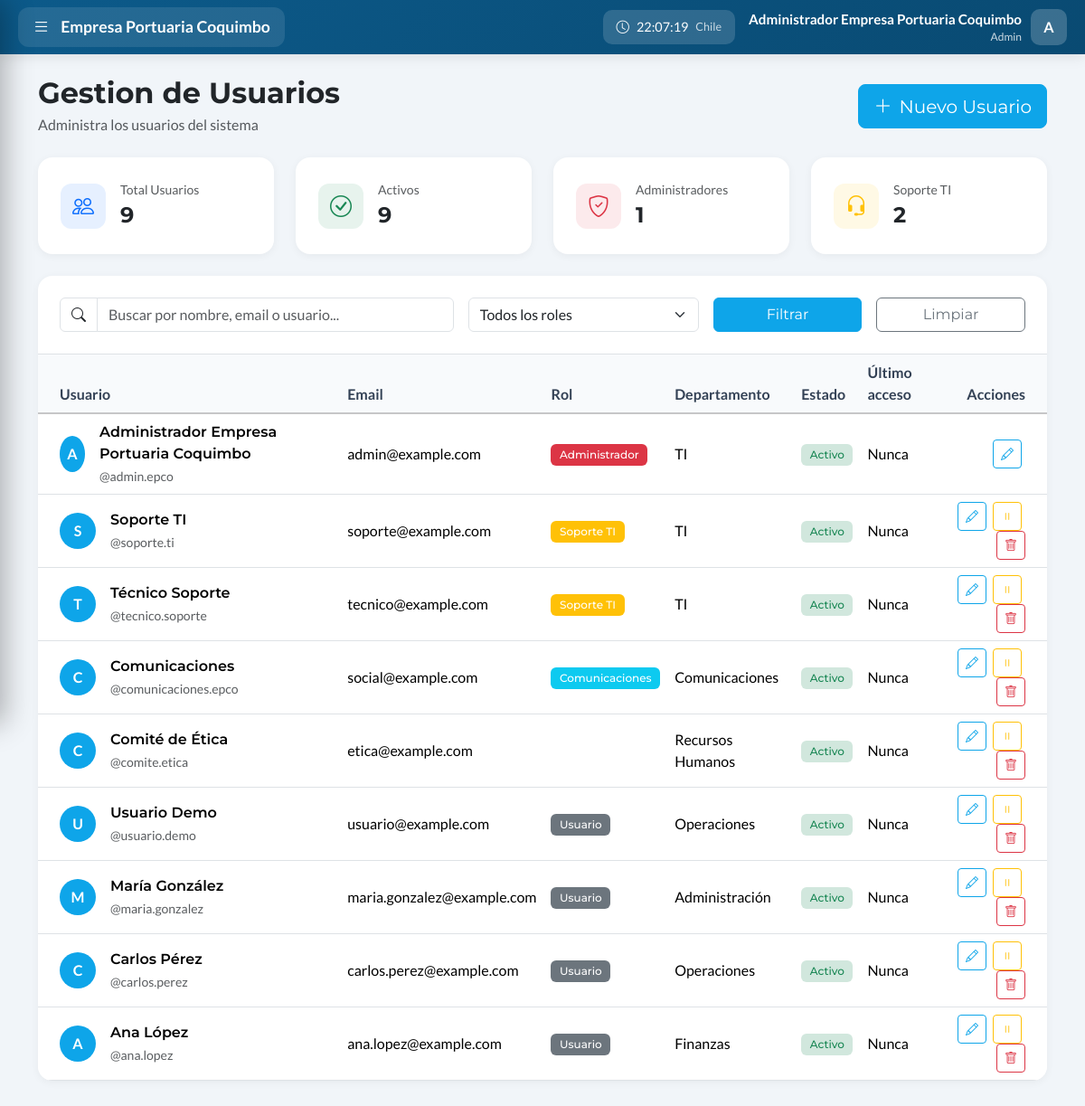
/admin_usuarios.php (signed in), run on the app's committed database.
### tables this page shows
CREATE TABLE IF NOT EXISTS users (
    id INT AUTO_INCREMENT PRIMARY KEY,
    name VARCHAR(100) NOT NULL,
    username VARCHAR(50) NOT NULL UNIQUE,
    email VARCHAR(150) NOT NULL UNIQUE,
    password VARCHAR(255) NOT NULL,
    role ENUM('admin', 'soporte', 'social', 'denuncia', 'user') NOT NULL DEFAULT 'user',
    is_active TINYINT(1) DEFAULT 1,
    last_login TIMESTAMP NULL,
    login_attempts INT DEFAULT 0,
    locked_until TIMESTAMP NULL,
    birthday DATE DEFAULT NULL,
    phone VARCHAR(20) DEFAULT NULL,
    department VARCHAR(100) DEFAULT NULL,
    position VARCHAR(100) DEFAULT NULL,
    avatar VARCHAR(255) DEFAULT NULL,
    bio TEXT DEFAULT NULL,
    created_at TIMESTAMP DEFAULT CURRENT_TIMESTAMP,
    updated_at TIMESTAMP DEFAULT CURRENT_TIMESTAMP ON UPDATE CURRENT_TIMESTAMP,
    INDEX idx_username (username),
    INDEX idx_email (email),
    INDEX idx_role (role)
);

### includes/autenticacion.php (called while the page is built, shortened)
<?php
function isLoggedIn() {
    return isset($_SESSION['logged_in']) && $_SESSION['logged_in'] === true;
}
function getCurrentUser() {
    global $pdo;
    $stmt = $pdo->prepare('SELECT id, name, username, email, role FROM users WHERE id = ?');
    $stmt->execute([$_SESSION['user_id']]);
    return $stmt->fetch();
}
?>

### config/app.php (called while the page is built, shortened)
<?php
function sanitize($data) {
    return trim(strip_tags((string)$data));
}

### public/admin_usuarios.php (the view, shortened to what this page needs)
<?php
require_once '../includes/bootstrap.php';
$user = getCurrentUser();
$search = sanitize($_GET['search'] ?? '');
$where = '1=1';
$params = [];
$stmt = $pdo->prepare("SELECT * FROM users WHERE $where ORDER BY created_at DESC");
$stmt->execute($params);
$users = $stmt->fetchAll();
$stats = [
    'total' => $pdo->query("SELECT COUNT(*) FROM users")->fetchColumn(),
    'active' => $pdo->query("SELECT COUNT(*) FROM users WHERE is_active = 1")->fetchColumn(),
    'admins' => $pdo->query("SELECT COUNT(*) FROM users WHERE role = 'admin'")->fetchColumn(),
    'soporte' => $pdo->query("SELECT COUNT(*) FROM users WHERE role = 'soporte'")->fetchColumn(),
];
$roleColors = ['admin' => 'danger', 'soporte' => 'warning', 'social' => 'info', 'user' => 'secondary'];
$roleLabels = ['admin' => 'Administrador', 'soporte' => 'Soporte TI', 'social' => 'Comunicaciones', 'user' => 'Usuario'];
?>
<!DOCTYPE html>
<html lang="es">
<head>
    <link href="https://cdn.jsdelivr.net/npm/bootstrap@5.3.2/dist/css/bootstrap.min.css" rel="stylesheet">
    <link href="https://cdn.jsdelivr.net/npm/bootstrap-icons@1.11.1/font/bootstrap-icons.css" rel="stylesheet">
    <link href="css/admin-usuarios.css" rel="stylesheet">
    <link href="css/intranet.css" rel="stylesheet">
</head>
<body class="has-sidebar">
    <?php include '../includes/barra_lateral.php'; ?>
    <div class="container py-4">
        <div class="d-flex justify-content-between align-items-center mb-4">
            <div>
                <h2 class="fw-bold mb-1">Gestion de Usuarios</h2>
                <p class="text-muted mb-0">Administra los usuarios del sistema</p>
            </div>
            <button class="btn btn-primary btn-lg" data-bs-toggle="modal" data-bs-target="#userModal" onclick="resetForm()">
                <i class="bi bi-plus-lg me-2"></i>Nuevo Usuario
            </button>
        </div>
        <div class="row g-4 mb-4">
            <div class="col-md-3">
                <div class="stat-card">
                    <div class="d-flex align-items-center">
                        <div class="stat-icon bg-primary bg-opacity-10 text-primary me-3">
                            <i class="bi bi-people"></i>
                        </div>
                        <div>
                            <div class="text-muted small">Total Usuarios</div>
                            <div class="fs-4 fw-bold"><?= $stats['total'] ?></div>
                        </div>
                    </div>
                </div>
            </div>
            <div class="col-md-3">
                <div class="stat-card">
                    <div class="d-flex align-items-center">
                        <div class="stat-icon bg-success bg-opacity-10 text-success me-3">
                            <i class="bi bi-check-circle"></i>
                        </div>
                        <div>
                            <div class="text-muted small">Activos</div>
                            <div class="fs-4 fw-bold"><?= $stats['active'] ?></div>
                        </div>
                    </div>
                </div>
            </div>
            <div class="col-md-3">
                <div class="stat-card">
                    <div class="d-flex align-items-center">
                        <div class="stat-icon bg-danger bg-opacity-10 text-danger me-3">
                            <i class="bi bi-shield-check"></i>
                        </div>
                        <div>
                            <div class="text-muted small">Administradores</div>
                            <div class="fs-4 fw-bold"><?= $stats['admins'] ?></div>
                        </div>
                    </div>
                </div>
            </div>
            <div class="col-md-3">
                <div class="stat-card">
                    <div class="d-flex align-items-center">
                        <div class="stat-icon bg-warning bg-opacity-10 text-warning me-3">
                            <i class="bi bi-headset"></i>
                        </div>
                        <div>
                            <div class="text-muted small">Soporte TI</div>
                            <div class="fs-4 fw-bold"><?= $stats['soporte'] ?></div>
                        </div>
                    </div>
                </div>
            </div>
        </div>
        <div class="table-card mb-4">
            <div class="p-4 border-bottom">
                <form method="GET" class="row g-3">
                    <div class="col-md-5">
                        <div class="input-group">
                            <span class="input-group-text bg-white"><i class="bi bi-search"></i></span>
                            <input type="text" name="search" class="form-control" placeholder="Buscar por nombre, email o usuario..." value="<?= htmlspecialchars($search) ?>">
                        </div>
                    </div>
                    <div class="col-md-3">
                        <select name="role" class="form-select">
                            <option value="">Todos los roles</option>
                        </select>
                    </div>
                    <div class="col-md-2">
                        <button type="submit" class="btn btn-primary w-100">Filtrar</button>
                    </div>
                    <div class="col-md-2">
                        <a href="admin_usuarios.php" class="btn btn-outline-secondary w-100">Limpiar</a>
                    </div>
                </form>
            </div>
            <div class="table-responsive">
                <table class="table table-hover mb-0">
                    <thead class="table-light">
                        <tr>
                            <th class="ps-4">Usuario</th>
                            <th>Email</th>
                            <th>Rol</th>
                            <th>Departamento</th>
                            <th>Estado</th>
                            <th>Último acceso</th>
                            <th class="text-end pe-4">Acciones</th>
                        </tr>
                    </thead>
                    <tbody>
                        <?php foreach ($users as $u): ?>
                        <tr>
                            <td class="ps-4">
                                <div class="d-flex align-items-center">
                                    <div class="user-avatar me-3">
                                        <?= strtoupper(substr($u['name'], 0, 1)) ?>
                                    </div>
                                    <div>
                                        <div class="fw-semibold"><?= htmlspecialchars($u['name']) ?></div>
                                        <small class="text-muted">@<?= htmlspecialchars($u['username']) ?></small>
                                    </div>
                                </div>
                            </td>
                            <td class="align-middle"><?= htmlspecialchars($u['email']) ?></td>
                            <td class="align-middle">
                                <span class="badge bg-<?= $roleColors[$u['role']] ?>">
                                    <?= $roleLabels[$u['role']] ?>
                                </span>
                            </td>
                            <td class="align-middle"><?= htmlspecialchars($u['department'] ?? '-') ?></td>
                            <td class="align-middle">
                                <?php if ($u['is_active']): ?>
                                    <span class="badge bg-success-subtle text-success">Activo</span>
                                <?php else: ?>
                                    <span class="badge bg-danger-subtle text-danger">Inactivo</span>
                                <?php endif; ?>
                            </td>
                            <td class="align-middle">
                                <?= $u['last_login'] ? date('d/m/Y H:i', strtotime($u['last_login'])) : 'Nunca' ?>
                            </td>
                            <td class="text-end pe-4">
                                <button class="btn btn-sm btn-outline-primary me-1" onclick="editUser(<?= htmlspecialchars(json_encode($u)) ?>)">
                                    <i class="bi bi-pencil"></i>
                                </button>
                                <?php if ($u['id'] != $user['id']): ?>
                                <form method="POST" class="d-inline" onsubmit="return confirm('¿Estás seguro?')">
                                    <button type="submit" class="btn btn-sm btn-outline-<?= $u['is_active'] ? 'warning' : 'success' ?> me-1" title="<?= $u['is_active'] ? 'Desactivar' : 'Activar' ?>">
                                        <i class="bi bi-<?= $u['is_active'] ? 'pause' : 'play' ?>"></i>
                                    </button>
                                </form>
                                <form method="POST" class="d-inline" onsubmit="return confirm('¿Eliminar este usuario permanentemente?')">
                                    <button type="submit" class="btn btn-sm btn-outline-danger">
                                        <i class="bi bi-trash"></i>
                                    </button>
                                </form>
                                <?php endif; ?>
                            </td>
                        </tr>
                        <?php endforeach; ?>
                    </tbody>
                </table>
            </div>
        </div>
    </div>
</body>
</html>

### includes/barra_lateral.php (shortened to what this page needs)
<link href="css/sidebar.css?v=<?= filemtime(__DIR__ . '/../public/css/sidebar.css') ?>" rel="stylesheet">
<div class="epco-topbar">
    <button class="epco-logo-btn" id="sidebarToggle" onclick="toggleSidebar()">
        <i class="bi bi-list menu-icon"></i>
        <span class="logo-text">Empresa Portuaria Coquimbo</span>
    </button>
    <div class="topbar-right">
        <div class="topbar-clock d-none d-md-flex">
            <i class="bi bi-clock"></i>
            <span id="chileTime">--:--:--</span>
            <small class="opacity-75">Chile</small>
        </div>
        <div class="topbar-user">
            <div class="topbar-user-info d-none d-md-block">
                <div class="topbar-user-name"><?= htmlspecialchars($user['name']) ?></div>
                <div class="topbar-user-role"><?= ucfirst($user['role']) ?></div>
            </div>
            <div class="dropdown">
                <div class="topbar-avatar" role="button" data-bs-toggle="dropdown">
                    <?= strtoupper(substr($user['name'], 0, 1)) ?>
                </div>
            </div>
        </div>
    </div>
</div>

### public/css/admin-usuarios.css (style rules this page uses)
* { font-family: 'Lato', sans-serif; }
h1, h2, h3, h4, h5, h6, .fw-bold, .fw-semibold, .btn, .badge { font-family: 'Montserrat', sans-serif; }
:root { --primary: #0ea5e9; --primary-light: #0284c7; }
body { background: #f1f5f9; min-height: 100vh; }
.stat-card { background: white; border-radius: 16px; padding: 25px; box-shadow: 0 2px 10px rgba(0,0,0,0.05); }
.stat-card .stat-icon { width: 50px; height: 50px; border-radius: 12px; display: flex; align-items: center; justify-content: center; font-size: 1.5rem; }
.table-card { background: white; border-radius: 16px; box-shadow: 0 2px 10px rgba(0,0,0,0.05); overflow: hidden; }
.user-avatar { width: 40px; height: 40px; border-radius: 50%; background: var(--primary); color: white; display: flex; align-items: center; justify-content: center; font-weight: 600; }

### public/css/intranet.css (style rules this page uses)
:root { --primary: #0ea5e9; --primary-light: #0284c7; --primary-lighter: #2d4a6f; --accent: #3b82f6; --success: #10b981; --warning: #f59e0b; --danger: #ef4444; --gray-50: #f8fafc; --gray-100: #f1f5f9; --gray-200: #e2e8f0; --gray-300: #cbd5e1; --gray-400: #94a3b8; --gray-500: #64748b; --gray-600: #475569; --gray-700: #334155; --gray-800: #1e293b; --gray-900: #0f172a; }
* { font-family: 'Lato', sans-serif; }
h1, h2, h3, h4, h5, h6, .fw-bold, .fw-semibold, .navbar-brand, .btn, .badge { font-family: 'Montserrat', sans-serif; }
html { overflow-y: scroll; }
body { background: var(--gray-100); min-height: 100vh; }
.btn-primary { background: var(--primary); border-color: var(--primary); }
.btn-outline-primary { color: var(--primary); border-color: var(--primary); }
.table { margin-bottom: 0; }
.table th { background: var(--gray-50); font-weight: 600; color: var(--gray-700); border-bottom-width: 2px; }
.table td { vertical-align: middle; }
.badge { font-weight: 500; padding: 0.5em 0.8em; }

### public/css/sidebar.css (style rules this page uses)
.epco-topbar { position: fixed; top: 0; left: 0; right: 0; height: 60px; background: linear-gradient(135deg, #0c5a8a 0%, #094a72 100%); z-index: 1001; display: flex; align-items: center; justify-content: space-between; padding: 0 20px; box-shadow: 0 2px 15px rgba(0,0,0,0.1); }
.epco-logo-btn { display: flex; align-items: center; gap: 12px; background: rgba(255,255,255,0.1); border: none; padding: 8px 16px; border-radius: 12px; cursor: pointer; transition: all 0.3s ease; color: white; }
.epco-logo-btn .logo-text { font-size: 1.1rem; font-weight: 700; }
.epco-logo-btn .menu-icon { font-size: 1.2rem; transition: transform 0.3s ease; }
.topbar-right { display: flex; align-items: center; gap: 15px; }
.topbar-clock { display: flex; align-items: center; gap: 8px; background: rgba(255,255,255,0.15); padding: 8px 15px; border-radius: 10px; color: white; font-size: 0.9rem; }
.topbar-user { display: flex; align-items: center; gap: 10px; color: white; }
.topbar-user-info { text-align: right; }
.topbar-user-name { font-weight: 600; font-size: 0.95rem; }
.topbar-user-role { font-size: 0.75rem; opacity: 0.8; }
.topbar-avatar { width: 40px; height: 40px; background: rgba(255,255,255,0.2); border-radius: 10px; display: flex; align-items: center; justify-content: center; font-weight: 600; font-size: 1rem; cursor: pointer; transition: all 0.3s; }
body.has-sidebar { padding-top: 60px; }

### data on the page
users: name "Administrador Empresa Portuaria Coquimbo", role "Admin", name "A", username "admin.epco", email "admin@example.com", role "Administrador", department "TI", is_active "Activo", shows "Nunca"
users: id "9", is_active "1", name "A", name "Ana López", username "ana.lopez", email "ana.lopez@example.com", role "Usuario", department "Finanzas", shows "Activo", shows "Nunca"
users: name "S", name "Soporte TI", username "soporte.ti", email "soporte@example.com", role "Soporte TI", department "TI", is_active "Activo", shows "Nunca"
users: name "T", name "Técnico Soporte", username "tecnico.soporte", email "tecnico@example.com", role "Soporte TI", department "TI", is_active "Activo", shows "Nunca"
users: name "C", name "Comunicaciones", username "comunicaciones.epco", email "social@example.com", role "Comunicaciones", department "Comunicaciones", is_active "Activo", shows "Nunca"
users: name "C", name "Comité de Ética", username "comite.etica", email "etica@example.com", department "Recursos Humanos", is_active "Activo", shows "Nunca"
users: name "U", name "Usuario Demo", username "usuario.demo", email "usuario@example.com", role "Usuario", department "Operaciones", is_active "Activo", shows "Nunca"
users: name "M", name "María González", username "maria.gonzalez", email "maria.gonzalez@example.com", role "Usuario", department "Administración", is_active "Activo", shows "Nunca"
users: name "C", name "Carlos Pérez", username "carlos.perez", email "carlos.perez@example.com", role "Usuario", department "Operaciones", is_active "Activo", shows "Nunca"

### other printed values
$stats['soporte'] "2"
